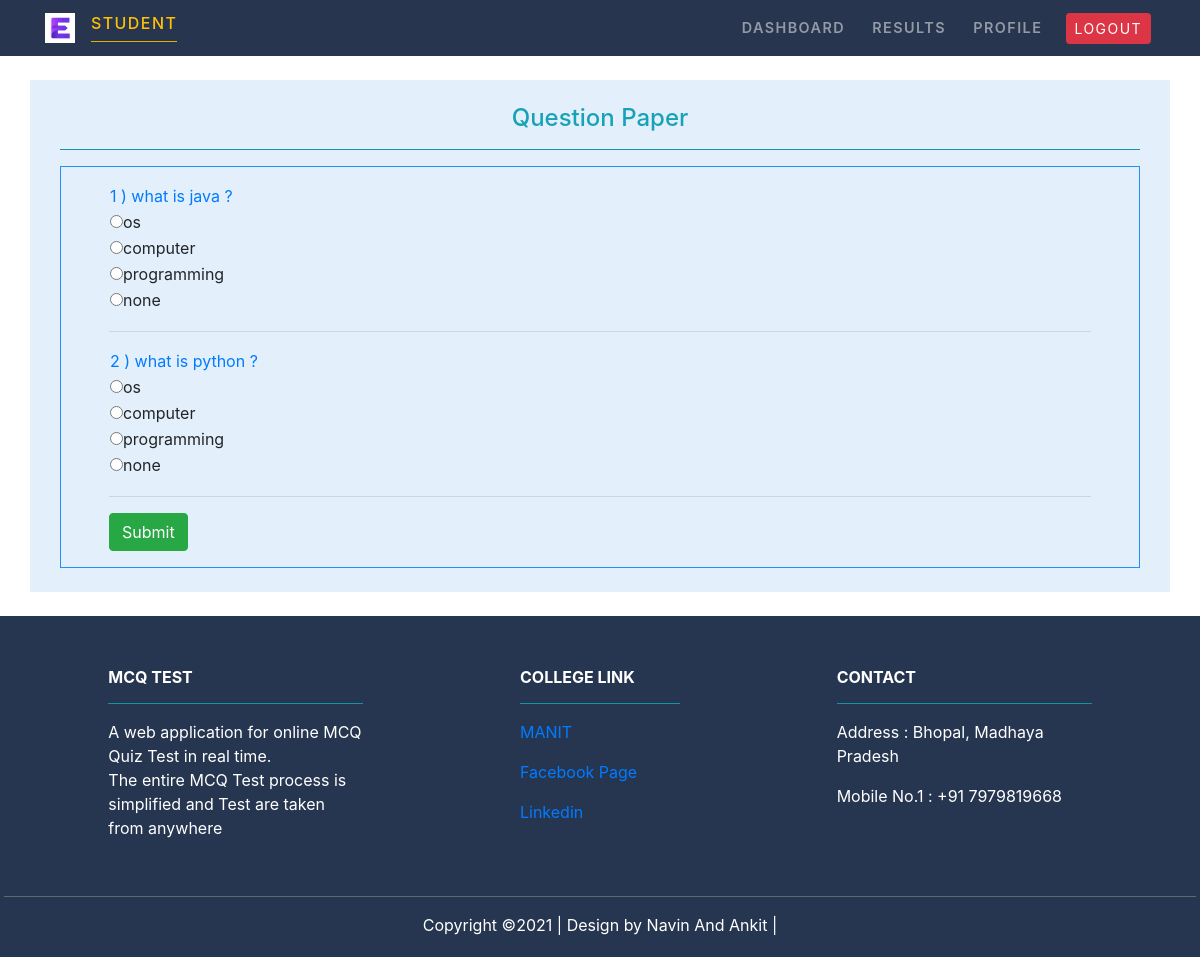
Page /student/ExamTake/Java on the committed database.
### MCQ_Test/models.py (models this page shows)
class Question(models.Model):
    subject=models.ForeignKey(Subject,on_delete=models.CASCADE)
    marks=models.PositiveIntegerField()
    question=models.CharField(max_length=600)
    option1=models.CharField(max_length=200)
    option2=models.CharField(max_length=200)
    option3=models.CharField(max_length=200)
    option4=models.CharField(max_length=200)
    answer=models.CharField(max_length=200)

### Student/views.py (the view)
# urls.py: path('ExamTake/<str:subject>', views.exam_take,name='examtake'),
def exam_take(request,subject):
    fm=Question.objects.filter(subject=subject)
    return render(request,'Student/examtake.html',{'ftt':fm})

### Student/templates/Student/examtake.html (shortened to what this page needs)
{% extends 'Student/studentbase.html' %}
{% load static %}
{% block content %}
<div class="container py-4">
        <div class="row justify-content-center align-items-center ">
          <div class="col-md-12 " style="background-color: rgb(227, 239, 250);">
              <div class="col-md-12 py-4">
                  <div class="text-center text-info" >
                      <h4> Question Paper</h4>
                  </div>
                  <hr class="bg-info">
                  <div class="px-5 py-3" style="border: 0.6px solid DodgerBlue;">
                        {% for i in  ftt %}
                                <form action="{% url 'examresult'%}" method="POST">
                                    <table>
                                        <tr>
                                            <td class="text-primary">{{i.id}} ) {{i.question}} ?</td>
                                        </tr>
                                        <tr>
                                            <td><input type = "radio" class="rb" name = {{i.id}} id="option1" value="{{i.option1}}">{{i.option1}}</td>
                                        </tr>
                                        <tr>
                                            <td><input type = "radio" class="rb" name = {{i.id}} id="option2" value="{{i.option2}}">{{i.option2}}</td>
                                        </tr>
                                        <tr>
                                            <td><input type = "radio" class="rb" name = {{i.id}} id="option3" value="{{i.option3}}">{{i.option3}}</td>
                                        </tr>
                                        <tr>
                                            <td><input type = "radio" class="rb" name = {{i.id}} id="option4" value="{{i.option4}}">{{i.option4}}</td>
                                        </tr>
                                        <tr>
                                            <td><label id="answer" class= "rb" style="display:none ; color : green"><b>Correct Answer :</b>{{i.answer}}</label></td>
                                        </tr>
                                    </table>
                                <hr>
                                    {% endfor %}
                                    <input type="submit"  class="btn btn-success" value="Submit" id="b1" onclick="return getanswers(answers = [{% for q in ftt %}'{{ q.answer }}',{% endfor %}],m = [{% for m in ftt %}'{{ m.marks }}',{% endfor %}])">
                                    <br>
                                </form>
                  </div>
                 </div>
            </div>
        </div>
      </div>
{% endblock content %}

### rows in the picture
Question: id "1", question "what is java", option1 "os", option2 "computer", option3 "programming", option4 "none"
Question: id "2", question "what is python", option1 "os", option2 "computer", option3 "programming", option4 "none"
